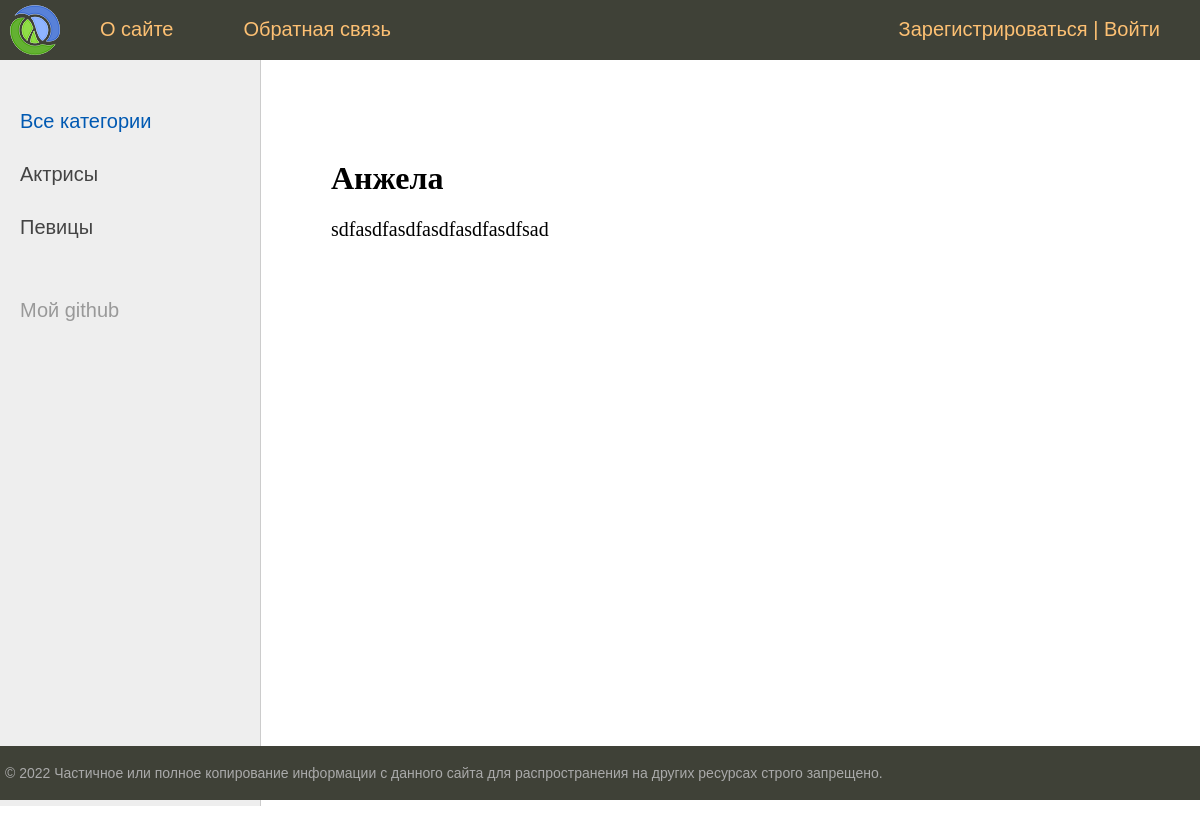
/post/konfetka2/, run on the app's committed database.
### app1/models.py (models this page shows, shortened)
class Category(models.Model):
    name = models.CharField(max_length=100, db_index=True, verbose_name='Категория')
    slug = models.SlugField(max_length=255, unique=True, db_index=True, verbose_name="URL")
    def get_absolute_url(self):
        return reverse('category', kwargs={'cat_slug': self.slug})
    class Meta:
        verbose_name = 'Категория'
        verbose_name_plural = 'Категории'
        ordering = ['id']

class Women(models.Model):
    title = models.CharField(max_length=255, verbose_name='Заголовок')
    slug = models.SlugField(max_length=255, unique=True, db_index=True, verbose_name="URL")
    content = models.TextField(blank=True, verbose_name='Содержание')
    photo = models.ImageField(upload_to="photos/%Y/%m/%d/", blank=True, verbose_name='Фото')
    time_create = models.DateTimeField(auto_now_add=True, verbose_name='Время создания')
    time_update = models.DateTimeField(auto_now=True, verbose_name='Время изменения')
    is_published = models.BooleanField(default=True, verbose_name='Статус публикации')
    cat = models.ForeignKey('Category', on_delete=models.PROTECT, verbose_name='Категория')
    def __str__(self):
        return self.title
    class Meta:
        verbose_name = 'Известные конфетки'
        verbose_name_plural = 'Известные конфетки'

### app1/views.py (the view)
# urls.py: path('post/<slug:post_slug>/', ShowPost.as_view(), name='post'),
class ShowPost(DataMixin, DetailView):
    model = Women
    template_name = 'app1/post.html'
    slug_url_kwarg = 'post_slug'
    context_object_name = 'post'
    def get_context_data(self, *, object_list=None, **kwargs):
        context = super().get_context_data(**kwargs)
        c_def = self.get_user_context(title=context['post'])
        context = dict(list(context.items()) + list(c_def.items()))
        return context

### app1/utils.py (called while the page is built)
    def get_user_context(self, **kwargs):
        context = kwargs
        cats = Category.objects.annotate(Count('women'))
        user_menu = menu.copy()
        if not self.request.user.is_authenticated:
            user_menu.pop(1)
        context['menu'] = user_menu
        context['cats'] = cats
        if 'cat_selected' not in context:
            context['cat_selected'] = 0
        return context

### app1/templates/app1/post.html (shortened to what this page needs)
{% extends 'app1/base.html' %}
{% block content %}
    <h1>{{ post.title }}</h1>
    {{ post.content|linebreaks }}
{% endblock content %}

### app1/templates/app1/base.html (shortened to what this page needs)
{% load static %}
{% load app1_tags %}
<!DOCTYPE html>
<html>
<head>
	<link type="text/css" href="{% static 'app1/css/styles.css' %}" rel="stylesheet" />
</head>
<body>
    <table class="table-page" border=0 cellpadding="0" cellspacing="0">
        <tr><td valign=top>
                {% block mainmenu %}
                <div class="header">
                    <ul id="mainmenu" class="mainmenu">
                    <li class="logo"><a href="{% url 'home' %}"><div class="logo"></div></a></li>
                    {% for m in menu %}
                        <li><a href="{% url m.url_name %}">{{m.title}}</a></li>
                    {% endfor %}
                    <li class="last"><a href="{% url 'register' %}">Зарегистрироваться</a> | <a href="{% url 'login' %}">Войти</a></li>
                    </ul>
                </div>
                {% endblock mainmenu %}
        <table class="table-content" border=0 cellpadding="0" cellspacing="0">
        <tr>
            <td valign="top" class="left-chapters">
                <ul id="leftchapters">
                    {% if cat_selected == 0 %}
                    <li class="selected">Все категории</li>
                    {% else %}
                    <li><a href="{% url 'home' %}" >Все категории</a></li>
                    {% endif %}
                {% for c in cats %}
                    {% if c.women__count > 0 %}
                        {% if c.pk == cat_selected %}
                            <li class="selected">{{ c.name }}</li>
                        {% else %}
                            <li><a href="{{ c.get_absolute_url }}">{{ c.name }}</a></li>
                        {% endif %}
                    {% endif %}
                {% endfor %}
                    <li class="share">
                    <p>Мой github</p>
                    <a class="share-yt" href="https://github.com/GerasiMandMumu?tab=overview&from=2022-05-01&to=2022-05-17" target="_blank" rel="nofollow"></a>
                    </li>
                </ul>
            </td>
        <td valign="top" class="content">
	<div class="content-text">
        {% block content %}
        {% endblock %}
	</div>
        </td></tr></table>
        </td></tr>
        <tr><td valign=top>
            <div id="footer">
                <p>&copy; 2022 Частичное или полное копирование информации с данного сайта для распространения на других ресурсах строго запрещено.</p>
            </div>
        </td></tr></table>
    </body>
</html>

### app1/static/app1/css/styles.css (style rules this page uses)
html, body { font-family: 'Arial'; margin: 0; padding: 0; height: 100%; width: 100%; color: #444; }
a { color: #0059b2; text-decoration: none; }
.table-page { width: 100%; height: 100%; vertical-align: top; }
.table-page tr { height: 100%; }
.header { background: #3F4137; height: 60px; }
.logo { background: url('../images/logo.png') no-repeat 10px 5px; width: 70px; height: 60px; }
ul.mainmenu { list-style: none; margin: 0; padding: 0; height: 60px; color: #fdc073; font-size: 20px; overflow: hidden; }
ul.mainmenu li { float: left; margin: 18px 40px 0 30px; }
ul.mainmenu li.logo { margin: 0; }
ul.mainmenu li.last { float: right; }
ul.mainmenu li a { color: #fdc073; text-decoration: none; }
.table-content { width: 100%; min-height: 100%; height: 100%; }
.left-chapters { margin: 0; background: #eee; border-right: 1px solid #ccc; min-height: 100%; }
.left-chapters ul { width: 230px; min-height: 100%; margin: 0; padding: 20px 10px 10px 20px; list-style: none; font-size: 20px; }
.left-chapters ul li { margin: 30px 0 0 0; color: #999; }
.left-chapters ul li.selected { color: #0059b2; }
.left-chapters ul li a { color: #444; text-decoration: none; }
.left-chapters ul li.share { margin: 60px 0 0 0; }
.left-chapters ul li.share p { margin: 30px 0 30px 0; }
.left-chapters ul li.share a { display: inline-block; width: 40px; height: 40px; margin: 0 20px 0 0; }
.left-chapters ul li.share a.share-yt { width: 100%; height: 30px; background: url('../images/share_yt.png') no-repeat 0 0 }
.content { padding: 40px 20px 20px 40px; width: 100%; box-sizing: border-box; }
.content-text { margin: 60px 0 0 30px; color: #000; font-size: 20px; font-family: Yandex Sans Display Light; }
.content-text h1 { font-size: 32px; }
#footer { box-sizing: border-box; background: #3F4137; padding: 5px; color: #aaa; font-size: 14px; font-family: Verdana, Geneva, Arial, Helvetica; text-align: left; overflow: hidden; }

### data on the page
Category: name "Актрисы"
Category: name "Певицы"
Women: title "Анжела", content "sdfasdfasdfasdfasdfasdfsad"

### other printed values
{{ m.title }} "О сайте" "Обратная связь"
